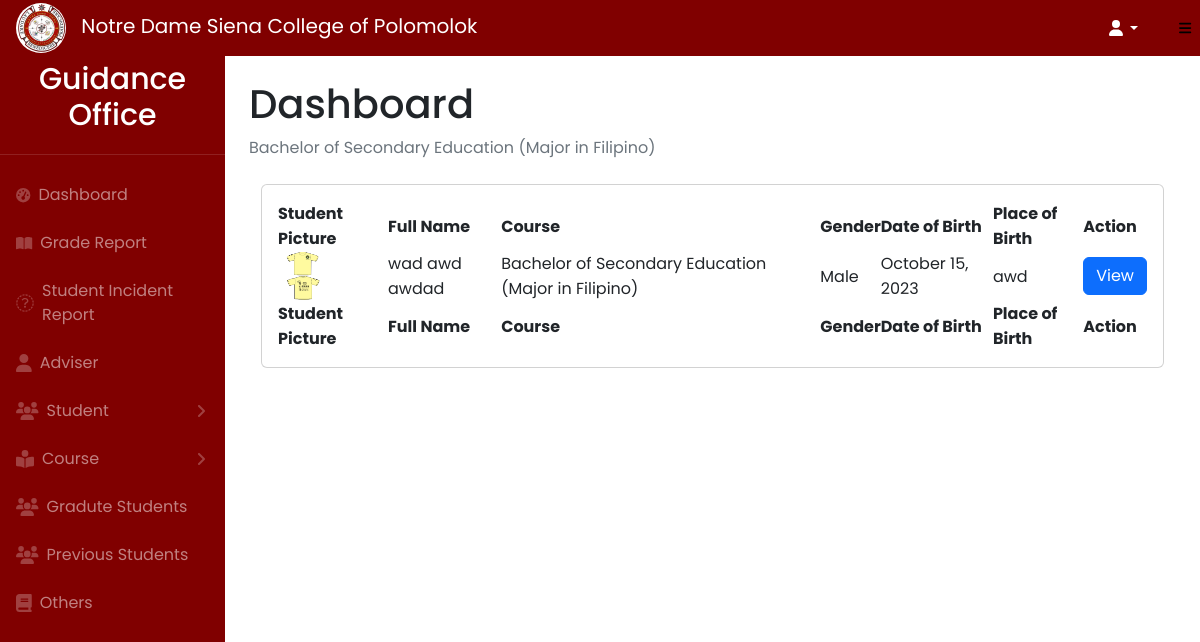
/admin/bsedfil.php, run on the app's committed database.
### tables this page shows
CREATE TABLE `fillup` (
  `id` int(11) NOT NULL,
  `student_pic` varchar(255) NOT NULL,
  `lrn` varchar(255) NOT NULL,
  `lname` varchar(255) NOT NULL,
  `fname` varchar(255) NOT NULL,
  `mname` varchar(255) NOT NULL,
  `course_name` varchar(255) NOT NULL,
  `semester` varchar(255) NOT NULL,
  `address` varchar(255) NOT NULL,
  `provaddress` varchar(255) NOT NULL,
  `contact_number` varchar(255) NOT NULL,
  `birth_of_date` date NOT NULL,
  `place_of_birth` varchar(255) NOT NULL,
  `nationality` varchar(255) NOT NULL,
  `religion` varchar(255) NOT NULL,
  `baptized` varchar(255) NOT NULL,
  `confirmed` varchar(255) NOT NULL,
  `communion` varchar(255) NOT NULL,
  `familyposition` varchar(255) NOT NULL,
  `numofbro` varchar(255) NOT NULL,
  `numofsis` varchar(255) NOT NULL,
  `areapplicant` varchar(255) NOT NULL,
  `coe` varchar(255) NOT NULL,
  `emergencynumber` varchar(255) NOT NULL,
  `father_name` varchar(255) NOT NULL,
  `foccupation` varchar(255) NOT NULL,
  `feducattain` varchar(255) NOT NULL,
  `fschool` varchar(255) NOT NULL,
  `fbirth` date NOT NULL,
  `fbusiness` varchar(255) NOT NULL,
  `fcontact` varchar(255) NOT NULL,
  `mother_name` varchar(255) NOT NULL,
  `moccupation` varchar(255) NOT NULL,
  `meducattain` varchar(255) NOT NULL,
  `mschool` varchar(255) NOT NULL,
  `mbirth` date NOT NULL,
  `mbusiness` varchar(255) NOT NULL,
  `mcontact` varchar(255) NOT NULL,
  `married` varchar(255) NOT NULL,
  `parents` varchar(255) NOT NULL,
  `income` varchar(255) NOT NULL,
  `nameofbroandsis` varchar(255) NOT NULL,
  `gradeschool` varchar(255) NOT NULL,
  `highschool` varchar(255) NOT NULL,
  `college` varchar(255) NOT NULL,
  `gender` varchar(255) NOT NULL
);

CREATE TABLE `course` (
  `course_id` int(11) NOT NULL,
  `course_name` varchar(255) NOT NULL,
  `course_belong` varchar(255) NOT NULL
);

### admin/bsedfil.php (the view, shortened to what this page needs)
<?php
require('assets/component/header.php');
require('assets/component/topnavbar.php');
require('assets/component/sidebar.php');
include('../db-conn/config.php');
$query = "SELECT * FROM fillup INNER JOIN course ON fillup.course_name = course.course_name  WHERE course.course_name = 'Bachelor of Secondary Education (Major in Filipino)'";
$result = mysqli_query($conn, $query);
?>
<div id="layoutSidenav">
    <div id="layoutSidenav_content">
        <main>
            <div class="container-fluid px-4">
                <h1 class="mt-4">Dashboard</h1>
                <ol class="breadcrumb mb-4">
                    <li class="breadcrumb-item active">Bachelor of Secondary Education (Major in Filipino)</li>
                </ol>
                <main>
                    <div class="container-fluid px-6">
                        <div class="card mb-4">
                            <div class="card-body">
                                <table id="datatablesSimple">
                                    <thead>
                                        <tr>
                                            <th>Student Picture</th>
                                            <th>Full Name</th>
                                            <th>Course</th>
                                            <th>Gender</th>
                                            <th>Date of Birth</th>
                                            <th>Place of Birth</th>
                                            <th>Action</th>
                                        </tr>
                                    </thead>
                                    <tfoot>
                                        <tr>
                                            <th>Student Picture</th>
                                            <th>Full Name</th>
                                            <th>Course</th>
                                            <th>Gender</th>
                                            <th>Date of Birth</th>
                                            <th>Place of Birth</th>
                                            <th>Action</th>
                                        </tr>
                                    </tfoot>
                                    <tbody>
                                        <?php
                                        while ($row = mysqli_fetch_array($result)) {
                                            $coursename = $row['course_name'];
                                            $id = $row['id'];
                                            $pic = $row['student_pic'];
                                            $fname = $row['fname'];
                                            $mname = $row['mname'];
                                            $lname = $row['lname'];
                                            $place = $row['place_of_birth'];
                                            $birth = $row['birth_of_date'];
                                            $gender = $row['gender'];
                                            $full = $fname . ' ' . $mname . ' ' . $lname;
                                            $date = date('F j, Y', strtotime($birth));
                                        ?>
                                        <tr>
                                            <td>
                                                <div class="avatar-container">
                                                    <div class="avatar" onclick="openImageModal('<?php echo $pic ?>')">
                                                        <img src="../student_pic/<?php echo $pic ?>" alt="Avatar">
                                                    </div>
                                                </div>
                                            </td>
                                            <td><?php echo $full ?></td>
                                            <td><?php echo $coursename ?></td>
                                            <td><?php echo $gender ?></td>
                                            <td><?php echo $date ?></td>
                                            <td><?php echo $place ?></td>
                                            <td>
                                                <button class="btn btn-primary"
                                                    onclick="view(<?php echo $id ?>)">View</button>
                                            </td>
                                        </tr>
                                        <?php } ?>
                                    </tbody>
                                </table>
                            </div>
                        </div>
                    </div>
                </main>
            </div>
        </main>
    </div>
</div>

### admin/css/file.css (style rules this page uses)
* { margin: 0; padding: 0; box-sizing: border-box; font-family: "Poppins", sans-serif; }
.card { margin-top: 20px; }

### admin/bsedfil.php (style rules this page uses)
img { width: 50px; height: 50px; border-radius: 50%; margin-right: 10px; }

### data on the page
fillup: student_pic (picture), full "wad awd awdad", course.course_name "Bachelor of Secondary Education (Major in Filipino)", gender "Male", birth_of_date "October 15, 2023", place_of_birth "awd"
